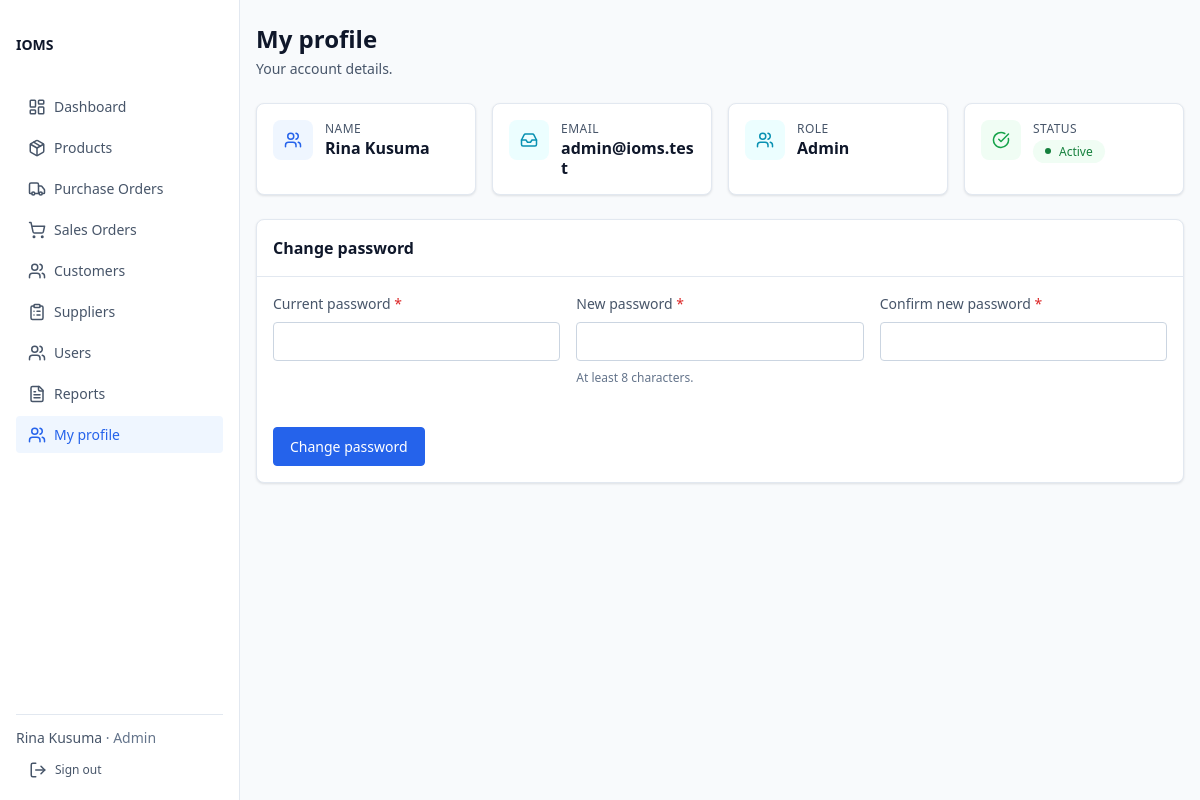
The app's page /profile (signed in) with its own data.
### tables this page shows
CREATE TABLE IF NOT EXISTS `user` (
    `id`            BIGINT UNSIGNED NOT NULL AUTO_INCREMENT,
    `name`          VARCHAR(150)    NOT NULL,                  
    `email`         VARCHAR(190)    NOT NULL,                  
    `password_hash` VARCHAR(255)    NOT NULL,                  
    `role`          ENUM('Admin', 'Sales', 'WarehouseStaff') NOT NULL,
    `is_active`     TINYINT(1)      NOT NULL DEFAULT 1,        
    `created_at`    DATETIME        NOT NULL,
    `updated_at`    DATETIME        NOT NULL,
    PRIMARY KEY (`id`),
    UNIQUE KEY `uq_user_email` (`email`),
    KEY `ix_user_role_active` (`role`, `is_active`)
);

### app/Support/View.php (called while the page is built, shortened)
<?php
final class View
{
    private array $shared = [];
    public function share(string $key, mixed $value): void
    {
        $this->shared[$key] = $value;
    }
    public function render(string $template, array $data = [], string $layout = 'layout/app'): string
    {
        $content = $this->renderPartial($template, $data);
        return $this->renderPartial($layout, array_merge($data, ['content' => $content]));
    }
    public function renderPartial(string $template, array $data = []): string
    {
        $file = $this->viewPath . '/' . $template . '.php';
        $scope = array_merge($this->shared, $data);
        try {
            (static function (string $__file, array $__scope): void {
                extract($__scope, EXTR_SKIP);
                require $__file;
            })($file, $scope);
        } catch (Throwable $e) {
            ob_end_clean();
            throw $e;
        }
        $output = ob_get_clean();
        return $output === false ? '' : $output;
    }
    public static function e(?string $value): string
    {
        return htmlspecialchars($value ?? '', ENT_QUOTES | ENT_SUBSTITUTE, 'UTF-8');
    }
}

### app/Controller/ProfileController.php (called while the page is built, shortened)
<?php
final class ProfileController
{
    public function show(Request $request): Response
    {
        return Response::html($this->renderProfile($this->currentUser()));
    }
    private function renderProfile(User $user, array $errors = [], bool $rateLimited = false): string
    {
        return $this->view->render('profile/show', [
            'title'       => 'My profile',
            'activeNav'   => 'profile',
            'user'        => $user,
            'errors'      => $errors,
            'rateLimited' => $rateLimited,
            'csrf'        => $this->csrf,
        ]);
    }
    private function currentUser(): User
    {
        $id = $this->session->userId();
        return $this->userService->requireUser($id);
    }
}

### public/index.php (called while the page is built, shortened)
<?php
$config = require dirname(__DIR__) . '/config/app.php';
$buildContainer = require dirname(__DIR__) . '/config/container.php';
$container = $buildContainer($config);
$session = $container['session'];
$router = $container['router'];
$view = $container['view'];
$session->start();
$request = Request::fromGlobals();
$errorResponse = static function (
    Request $request,
    View $view,
    int $status,
    string $code,
    string $message,
): Response {
    if ($request->expectsJson()) {
        return Response::jsonError($code, $message, $status);
    }
    return Response::html(
        $view->render('error/' . $status, ['title' => 'Error ' . $status], 'layout/auth'),
        $status,
    );
};
try {
    $route = $router->match($request->method(), $request->path());
    if ($route['roles'] !== null) {
        $sessionUserId = $session->userId();
        $sessionRole = $session->role();
        $authService = $container['authService'];
        if (
            $sessionUserId === null
            || $sessionRole === null
            || $authService->activeSessionUser($sessionUserId, $sessionRole) === null
        ) {
            $session->logout();
            throw new UnauthenticatedException();
        }
    }
    $controllers = $container['controllers'];
    $controllerKey = $route['controller'];
    $controller = $controllers[$controllerKey]();
    $action = $route['action'];
    $response = $controller->{$action}($request->withRouteParams($route['params']));
} catch (UnauthenticatedException) {
    if ($request->expectsJson()) {
        Response::jsonError('unauthorized', 'Authentication required.', 401)->send();
    } else {
        Response::redirect('/login')->send();
    }
} catch (ForbiddenException $e) {
    $errorResponse($request, $view, 403, 'forbidden', $e->getMessage())->send();
} catch (NotFoundException) {
    $errorResponse($request, $view, 404, 'not_found', 'Resource not found.')->send();
} catch (RateLimitException $e) {
    if ($request->expectsJson()) {
        Response::jsonError('rate_limited', $e->getMessage(), 429)->send();
    } else {
        Response::html(
            $view->render('error/429', ['title' => 'Too Many Requests'], 'layout/auth'),
            429,
        )->send();
    }
} catch (ValidationException | DomainException $e) {
    error_log('Unhandled domain/validation error: ' . $e->getMessage());
    $errorResponse($request, $view, 400, 'invalid_request', 'The request could not be processed.')->send();
} catch (Throwable $e) {
    error_log(sprintf(
        'Unhandled %s: %s in %s:%d',
        $e::class,
        $e->getMessage(),
        $e->getFile(),
        $e->getLine(),
    ));
    $errorResponse($request, $view, 500, 'server_error', 'Something went wrong. Please try again.')->send();
}

### app/Support/Database.php (called while the page is built, shortened)
<?php
final class Database implements TransactionRunner
{
    private ?PDO $pdo = null;
    public function pdo(): PDO
    {
        if ($this->pdo instanceof PDO) {
            return $this->pdo;
        }
        $dsn = sprintf(
            'mysql:host=%s;port=%d;dbname=%s;charset=utf8mb4',
            $this->config['host'],
            $this->config['port'],
            $this->config['database'],
        );
        try {
            $this->pdo = new PDO(
                $dsn,
                $this->config['username'],
                $this->config['password'],
                [
                    PDO::ATTR_ERRMODE            => PDO::ERRMODE_EXCEPTION,
                    PDO::ATTR_DEFAULT_FETCH_MODE => PDO::FETCH_ASSOC,
                    PDO::ATTR_EMULATE_PREPARES   => false,
                    PDO::ATTR_STRINGIFY_FETCHES  => false,
                    \Pdo\Mysql::ATTR_FOUND_ROWS  => true,
                ],
            );
        } catch (PDOException $e) {
            error_log('Database connection failed: ' . $e->getMessage());
            throw new RuntimeException('Database connection failed.', 0, $e);
        }
        return $this->pdo;
    }
}

### app/Repository/Mysql/MysqlRepository.php (called while the page is built, shortened)
<?php
abstract class MysqlRepository
{
    protected function pdo(): PDO
    {
        return $this->db->pdo();
    }
    protected function run(string $sql, array $params = []): PDOStatement
    {
        $statement = $this->pdo()->prepare($sql);
        $statement->execute($params);
        return $statement;
    }
    protected function fetchOne(string $sql, array $params = []): ?array
    {
        $row = $this->run($sql, $params)->fetch();
        return is_array($row) ? $row : null;
    }
}

### app/Repository/Mysql/MysqlUserRepository.php (called while the page is built, shortened)
<?php
final class MysqlUserRepository extends MysqlRepository implements UserRepositoryInterface
{
    public function findById(int $id): ?User
    {
        $row = $this->fetchOne(self::SELECT . ' WHERE id = :id', ['id' => $id]);
        return $row === null ? null : $this->hydrate($row);
    }
    private function hydrate(array $row): User
    {
        return new User(
            (int) $row['id'],
            (string) $row['name'],
            (string) $row['email'],
            (string) $row['password_hash'],
            Role::from((string) $row['role']),
            (bool) $row['is_active'],
        );
    }
}

### app/Service/AuthService.php (called while the page is built, shortened)
<?php
final class AuthService
{
    public function activeSessionUser(int $userId, Role $sessionRole): ?User
    {
        $user = $this->users->findById($userId);
        return $user;
    }
}

### app/Entity/Enum/Role.php (called while the page is built, shortened)
<?php
enum Role: string
{
    public function label(): string
    {
        return match ($this) {
            self::Admin => 'Admin',
            self::Sales => 'Sales',
            self::WarehouseStaff => 'Warehouse Staff',
        };
    }
}

### views/profile/show.php (the view, shortened to what this page needs)
<?php
$roleTone = [
    Role::Admin->value => 'info',
    Role::Sales->value => 'success',
    Role::WarehouseStaff->value => 'warning',
];
$roleIcon = [
    Role::Admin->value => 'users',
    Role::Sales->value => 'shopping-cart',
    Role::WarehouseStaff->value => 'warehouse',
];
$err = static fn (string $field): ?string => $errors[$field] ?? null;
?>
<div class="page-header">
    <div>
        <h1 class="page-title">My profile</h1>
        <p class="page-subtitle">Your account details.</p>
    </div>
</div>
<div class="stat-grid">
    <div class="stat">
        <div class="stat-chip">
            <svg class="icon" aria-hidden="true"><use href="/assets/icons/lucide-sprite.svg#users"></use></svg>
        </div>
        <div class="stat-body">
            <div class="stat-label">Name</div>
            <div class="stat-value stat-value--text"><?= View::e($user->name) ?></div>
        </div>
    </div>
    <div class="stat">
        <div class="stat-chip stat-chip--info">
            <svg class="icon" aria-hidden="true"><use href="/assets/icons/lucide-sprite.svg#inbox"></use></svg>
        </div>
        <div class="stat-body">
            <div class="stat-label">Email</div>
            <div class="stat-value stat-value--text"><?= View::e($user->email) ?></div>
        </div>
    </div>
    <div class="stat">
        <div class="stat-chip stat-chip--<?= View::e($roleTone[$user->role->value]) ?>">
            <svg class="icon" aria-hidden="true">
                <use href="/assets/icons/lucide-sprite.svg#<?= View::e($roleIcon[$user->role->value]) ?>"></use>
            </svg>
        </div>
        <div class="stat-body">
            <div class="stat-label">Role</div>
            <div class="stat-value stat-value--text"><?= View::e($user->role->label()) ?></div>
        </div>
    </div>
    <div class="stat">
        <div class="stat-chip stat-chip--<?= $user->isActive ? 'success' : 'danger' ?>">
            <svg class="icon" aria-hidden="true">
                <use href="/assets/icons/lucide-sprite.svg#<?= $user->isActive ? 'check-circle' : 'x-circle' ?>"></use>
            </svg>
        </div>
        <div class="stat-body">
            <div class="stat-label">Status</div>
            <div class="stat-value stat-value--text">
                <span class="badge <?= $user->isActive ? 'badge--fulfilled' : 'badge--cancelled' ?>">
                    <?= $user->isActive ? 'Active' : 'Inactive' ?>
                </span>
            </div>
        </div>
    </div>
</div>
<div class="card">
    <div class="card-header">
        <h2 class="card-title">Change password</h2>
    </div>
    <div class="card-body">
        <form method="post" action="/profile/password" class="stack" novalidate>
            <div class="form-grid">
                <div class="field">
                    <label class="field-label field-required" for="current_password">Current password</label>
                    <input class="input" type="password" id="current_password" name="current_password"
                           autocomplete="current-password"
                           <?= $err('current_password') !== null ? 'aria-invalid="true" aria-describedby="current_password-error"' : '' ?> required>
                </div>
                <div class="field">
                    <label class="field-label field-required" for="new_password">New password</label>
                    <input class="input" type="password" id="new_password" name="new_password"
                           autocomplete="new-password"
                           <?= $err('new_password') !== null ? 'aria-invalid="true" aria-describedby="new_password-error"' : 'aria-describedby="new_password-hint"' ?> required>
                    <?php if ($err('new_password') !== null) : ?>
                        <p class="field-error" id="new_password-error"><?= View::e($err('new_password')) ?></p>
                    <?php else : ?>
                        <p class="field-hint" id="new_password-hint">At least <?= User::MIN_PASSWORD_LENGTH ?> characters.</p>
                    <?php endif; ?>
                </div>
                <div class="field">
                    <label class="field-label field-required" for="new_password_confirmation">Confirm new password</label>
                    <input class="input" type="password" id="new_password_confirmation" name="new_password_confirmation"
                           autocomplete="new-password"
                           <?= $err('new_password_confirmation') !== null ? 'aria-invalid="true" aria-describedby="new_password_confirmation-error"' : '' ?> required>
                </div>
            </div>
            <div class="form-actions">
                <button type="submit" class="btn btn--primary">Change password</button>
            </div>
        </form>
    </div>
</div>

### public/assets/css/tokens.css (style rules this page uses)
:root { --accent: #2563eb; --accent-hover: #1d4ed8; --accent-wash: #eff6ff; --accent-border: #bfdbfe; --neutral-50: #f8fafc; --neutral-100: #f1f5f9; --neutral-200: #e2e8f0; --neutral-300: #cbd5e1; --neutral-400: #94a3b8; --neutral-500: #64748b; --neutral-600: #475569; --neutral-700: #334155; --neutral-800: #1e293b; --neutral-900: #0f172a; --success: #16a34a; --success-bg: #f0fdf4; --success-border: #bbf7d0; --warning: #d97706; --warning-bg: #fffbeb; --warning-border: #fde68a; --danger: #dc2626; --danger-bg: #fef2f2; --danger-border: #fecaca; --info: #0891b2; --info-bg: #ecfeff; --info-border: #a5f3fc; --success-text: #15803d; --warning-text: #b45309; --danger-text: #b91c1c; --info-text: #0e7490; --status-draft: var(--neutral-600); --status-draft-bg: var(--neutral-100); --status-pending: var(--warning-text); --status-pending-bg: var(--warning-bg); --status-approved: var(--info-text); --status-approved-bg: var(--info-bg); --status-fulfilled: var(--success-text); --status-fulfilled-bg: var(--success-bg); --status-cancelled: var(--danger-text); --status-cancelled-bg: var(--danger-bg); --status-low-stock: var(--warning-text); --status-low-stock-bg: var(--warning-bg); --surface-page: var(--neutral-50); --surface-card: #ffffff; --surface-raised: #ffffff; --surface-sunken: var(--neutral-100); --border-default: var(--neutral-200); --border-strong: var(--neutral-300); --text-primary: var(--neutral-900); --text-secondary: var(--neutral-600); --text-muted: var(--neutral-500); --text-inverse: #ffffff; --space-1: 4px; --space-2: 8px; --space-3: 12px; --space-4: 16px; --space-6: 24px; --space-8: 32px; --space-12: 48px; --space-16: 64px; --radius-control: 4px; --radius-card: 8px; --radius-pill: 9999px; --shadow-card: 0 1px 3px rgb(15 23 42 / 0.08), 0 1px 2px rgb(15 23 42 / 0.04); --shadow-raised: 0 4px 12px rgb(15 23 42 / 0.10), 0 2px 4px rgb(15 23 42 / 0.06); --font-sans: system-ui, -apple-system, "Segoe UI", Roboto, "Helvetica Neue", Arial, sans-serif; --font-mono: ui-monospace, SFMono-Regular, "SF Mono", Menlo, Consolas, monospace; --text-xs: 12px; --text-sm: 14px; --text-base: 16px; --text-lg: 20px; --text-xl: 24px; --text-2xl: 32px; --leading-tight: 1.25; --leading-normal: 1.5; --weight-normal: 400; --weight-medium: 500; --weight-semibold: 600; --weight-bold: 700; --container-max: 1280px; --nav-height: 56px; --sidebar-width: 240px; --scrim: rgb(15 23 42 / 0.45); }

### records on screen
user: name "Rina Kusuma", email "admin@ioms.test", role "Admin"

### other values on screen
View::e($item['label']) "Dashboard"
View::e($item['label']) "Products"
View::e($item['label']) "Purchase Orders"
View::e($item['label']) "Sales Orders"
View::e($item['label']) "Customers"
View::e($item['label']) "Suppliers"
View::e($item['label']) "Users"
View::e($item['label']) "Reports"
View::e($item['label']) "My profile"
View::e($session->userName() ?? '') "Rina Kusuma"
View::e($role->label()) "Admin"
User::MIN_PASSWORD_LENGTH "8"
